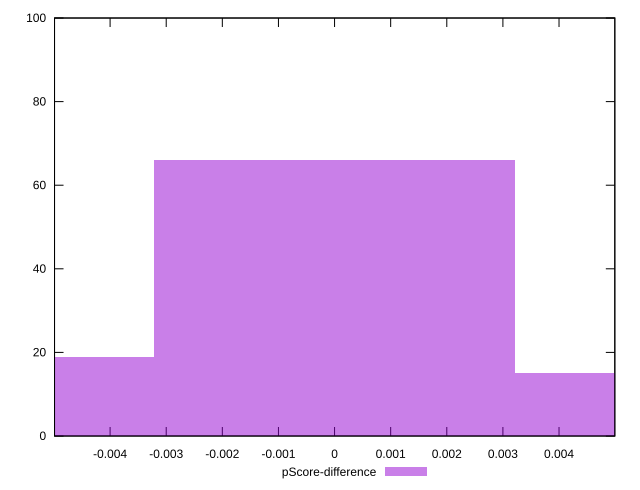

The gnuplot source for this figure:
reset

$pScoreDifference <<EOF
0.006436873114956136 15
0 66
-0.006436873114956136 19
EOF

set key outside below
set boxwidth 0.006436873114956136
set xrange [-0.004990143171026196:0.004994391732645598]
set yrange [0:100]
set trange [0:100]
set style fill transparent solid 0.5 noborder
set terminal svg size 640, 490 enhanced background rgb 'white'
set output "reprap/first-meaningful-paint/samples/pages+cached/pScore-difference/histogram.svg"

plot $pScoreDifference title "pScore-difference" with boxes

reset
